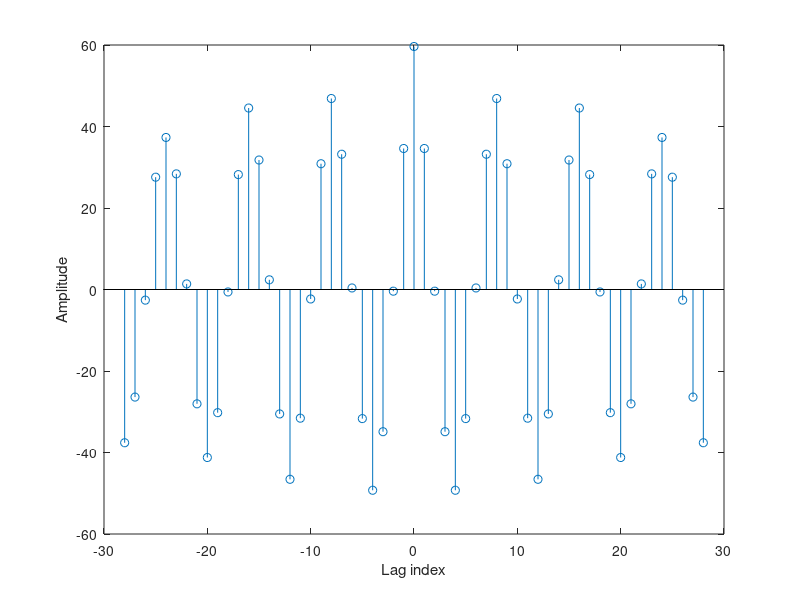

MATLAB code for this plot:
% Program 2_8
% Computation of Autocorrelation of a
% Noise Corrupted Sinusoidal Sequence
%
N = 96;
n = 1:N;
x = cos(pi*0.25*n); % Generate the sinusoidal sequence
d = rand(1,N) - 0.5; % Generate the noise sequence
y = x + d; % Generate the noise-corrupted sinusoidal sequence
r = conv(y, fliplr(y)); % Compute the correlation sequence
k = -28:28;
stem(k, r(68:124));
xlabel('Lag index'); ylabel('Amplitude');